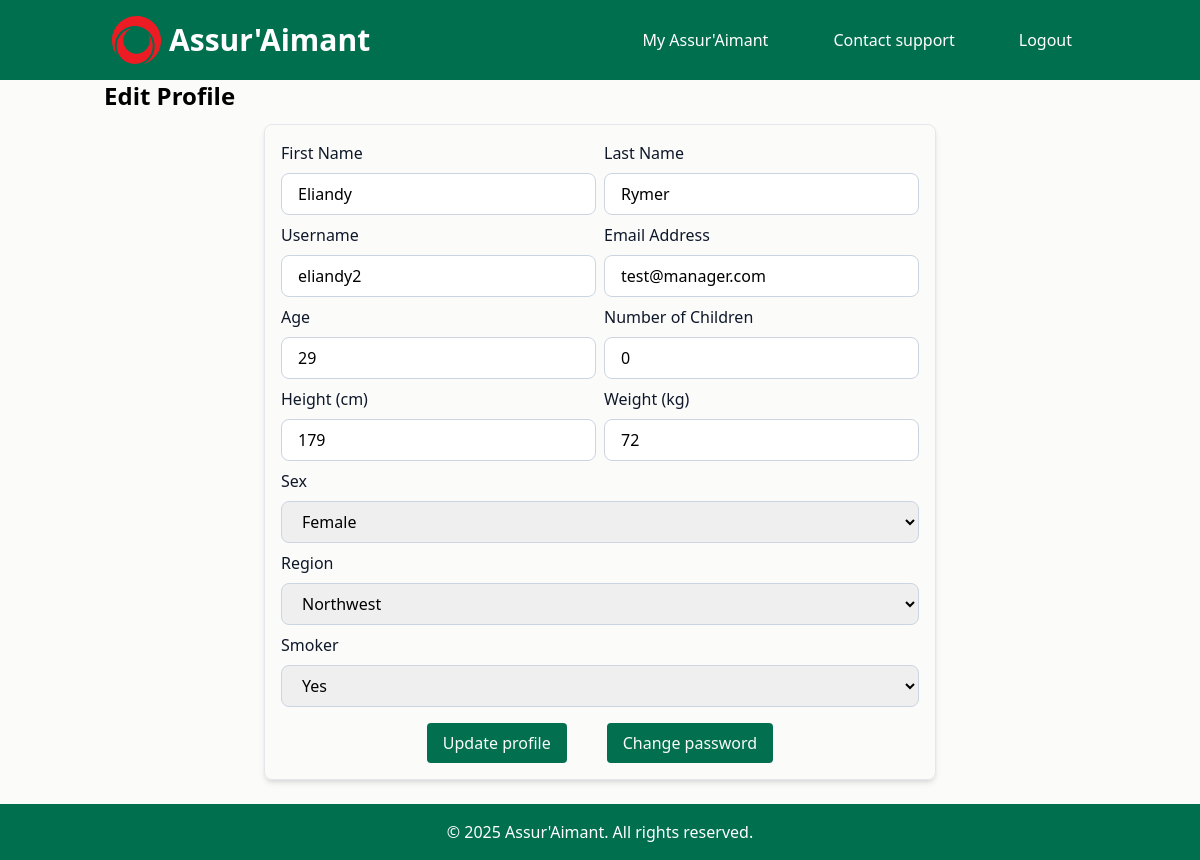
The page /profile/ (signed in) on the database as committed earlier.
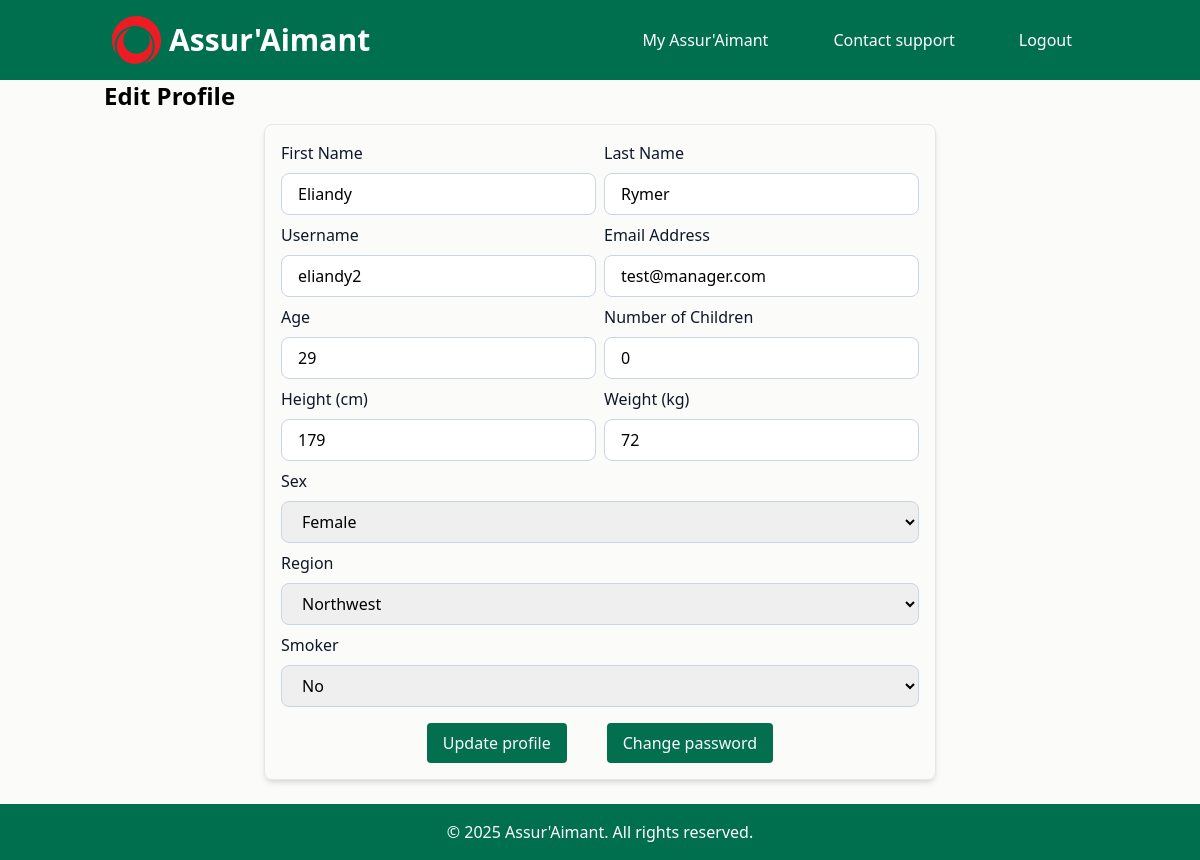
The same page on the database as committed later.
### insurance_app/models.py (models this page shows, shortened)
class UserProfile(AbstractUser):
    class SmokerType(models.TextChoices):
        YES = 'Yes', 'Yes'
        NO = 'No', 'No'
    class RegionType(models.TextChoices):
        NORTHEAST = 'Northeast', 'Northeast'
        NORTHWEST = 'Northwest', 'Northwest'
        SOUTHEAST = 'Southeast', 'Southeast'
        SOUTHWEST = 'Southwest', 'Southwest'
    class SexType(models.TextChoices):
        MALE = 'Male', 'Male'
        FEMALE = 'Female', 'Female'
    age = models.PositiveIntegerField(default=25)
    weight = models.PositiveIntegerField(default=60, help_text="Weight in kilograms")
    height = models.PositiveIntegerField(default=170, help_text="Height in centimeters")
    num_children = models.PositiveIntegerField(default=0)
    smoker = models.CharField(
        blank=False,
        max_length=10,
        choices=SmokerType.choices
    )
    region = models.CharField(
        blank=False,
        max_length=10,
        choices=RegionType.choices,
    )
    sex = models.CharField(
        blank=False,
        max_length=10,
        choices=SexType.choices,
    )

### insurance_app/views.py (the view, shortened to what this page needs)
# urls.py: path('profile/', UserProfileView.as_view(), name='profile'),
class UserProfileView(LoginRequiredMixin, UpdateView):
    model = get_user_model()
    form_class = UserProfileForm
    template_name = 'insurance_app/profile.html'
    success_url = reverse_lazy('profile')
    def get_object(self, queryset=None):
        return self.request.user

### insurance_app/forms.py
class UserProfileForm(forms.ModelForm):
    class Meta:
        model = UserProfile
        fields = [
            "first_name", "last_name", "username", "email",
            "smoker", "region", "sex", "num_children", "age", "weight", "height",
        ]

### insurance_app/templates/insurance_app/profile.html (shortened to what the changed rows need)
{% extends "insurance_app/base_final.html" %}
{% load static %}
{% block content %}
    <div class="container mx-auto px-4">
        <h1 class="text-2xl font-bold mt-0">Edit Profile</h1>
        <div class="flex justify-center mt-3">
            <form method="post" action="{% url 'profile' %}" class="p-4 border rounded-lg shadow-md w-full max-w-2xl" novalidate>
                <div class="grid grid-cols-2 gap-2">
                    <div class="col-span-1">
                        <label for="id_first_name" class="block text-base font-medium text-slate-900 mb-2">First Name</label>
                        <input
                            type="text"
                            id="id_first_name"
                            name="first_name"
                            value="{{ form.first_name.value |default_if_none:'' }}"
                            class="w-full px-4 py-2 border border-slate-300 rounded-lg focus:outline-none focus:ring-2 focus:ring-cyan-400"
                            placeholder="John"
                        />
                    </div>
                    <div class="col-span-1">
                        <label for="id_last_name" class="block text-base font-medium text-slate-900 mb-2">Last Name</label>
                        <input
                            type="text"
                            id="id_last_name"
                            name="last_name"
                            value="{{ form.last_name.value|default_if_none:'' }}"
                            class="w-full px-4 py-2 border border-slate-300 rounded-lg focus:outline-none focus:ring-2 focus:ring-cyan-400"
                            placeholder="Doe"
                        />
                    </div>
                    <div class="col-span-1">
                        <label for="id_username" class="block text-base font-medium text-slate-900 mb-2">Username</label>
                        <input
                            type="text"
                            id="id_username"
                            name="username"
                            value="{{ form.username.value|default_if_none:'' }}"
                            class="w-full px-4 py-2 border border-slate-300 rounded-lg focus:outline-none focus:ring-2 focus:ring-cyan-400"
                            placeholder="johndoe"
                        />
                    </div>
                    <div class="col-span-1">
                        <label for="id_email" class="block text-base font-medium text-slate-900 mb-2">Email Address</label>
                        <input
                            type="email"
                            id="id_email"
                            name="email"
                            value="{{ form.email.value|default_if_none:'' }}"
                            class="w-full px-4 py-2 border border-slate-300 rounded-lg focus:outline-none focus:ring-2 focus:ring-cyan-400"
                            placeholder="john.doe@example.com"
                        />
                    </div>
                    <div class="col-span-2">
                        <label for="id_sex" class="block text-base font-medium text-slate-900 mb-2">Sex</label>
                        <select
                            id="id_sex"
                            name="sex"
                            class="w-full px-4 py-2 border border-slate-300 rounded-lg focus:outline-none focus:ring-2 focus:ring-cyan-400"
                            required
                        >
                            <option value="Female" {% if form.sex.value == 'Female' %}selected{% endif %}>Female</option>
                        </select>
                    </div>
                    <div class="col-span-2">
                        <label for="id_region" class="block text-base font-medium text-slate-900 mb-2">Region</label>
                        <select
                            id="id_region"
                            name="region"
                            class="w-full px-4 py-2 border border-slate-300 rounded-lg focus:outline-none focus:ring-2 focus:ring-cyan-400"
                            required
                        >
                            <option value="Northwest" {% if form.region.value == 'Northwest' %}selected{% endif %}>Northwest</option>
                        </select>
                    </div>
                    <div class="col-span-2">
                        <label for="id_smoker" class="block text-base font-medium text-slate-900 mb-2">Smoker</label>
                        <select
                            id="id_smoker"
                            name="smoker"
                            class="w-full px-4 py-2 border border-slate-300 rounded-lg focus:outline-none focus:ring-2 focus:ring-cyan-400"
                            required
                        >
                            <option value="Yes" {% if form.smoker.value == "Yes" %}selected{% endif %}>Yes</option>
                            <option value="No" {% if form.smoker.value == "No" %}selected{% endif %}>No</option>
                        </select>
                    </div>
                </div>
            </form>
        </div>
    </div>
{% endblock %}

Rows that differ between the two databases and show on the page:
changed UserProfile "Eliandy": smoker "Yes" → "No"
